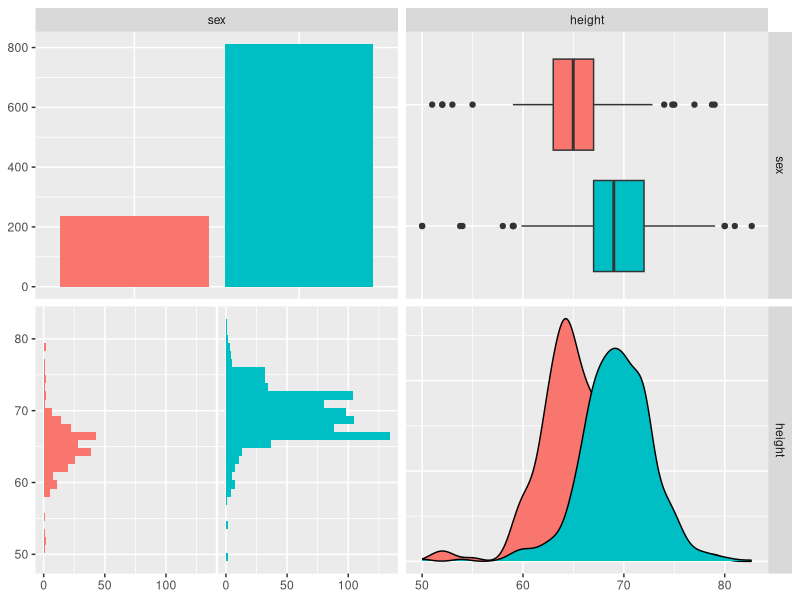
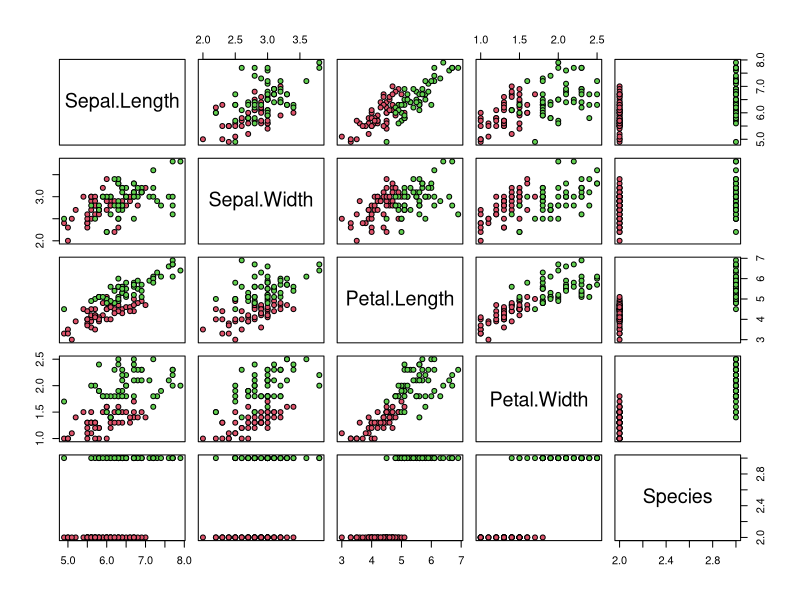

R code for these plots, in order:
## ---- chunk 1
knitr::opts_chunk$set(echo = TRUE)
###1. Importar as Extenções
library(e1071)
library(tidyverse)
library(caret)
library(dslabs)
library(ggrepel)
library(GGally)
## ---- chunk 2
# define the outcome and predictors
data(heights)
y <- heights$sex
x <- heights$height
head(y)
head(x)
#Divisão do Treino e do Teste
set.seed(2007)
test_index <- createDataPartition(y, times = 1, p = 0.5, list = FALSE)
test_set <- heights[test_index, ]
train_set <- heights[-test_index, ]
## ---- chunk 3

ggpairs(heights, columns = 1:2, ggplot2::aes(colour=sex))

## ---- chunk 4
heights %>% group_by(sex) %>% summarize(mean(height), sd(height)) ### Criar matriz para ver média de alturas e desvio padrão
###Escolha do Melhor Cutoff
#MEAN
cutoff <- seq(min(heights$height), max(heights$height)) 
accuracy <- map_dbl(cutoff, function(x){ 
            y_hat <- ifelse(train_set$height > x, "Male", "Female") %>% 
            factor(levels = levels(test_set$sex))
            mean(y_hat == train_set$sex) 
}) 
max(accuracy)
best_cutoff <- cutoff[which.max(accuracy)] 
best_cutoff

#  Algoritmo com o melhor Cutoff
y_hat <- ifelse(test_set$height > best_cutoff, "Male", "Female") %>% 
  factor(levels = levels(test_set$sex))
# Accuracy do Melhor Algoritmo
mean(y_hat == test_set$sex)
confusionMatrix(data = y_hat,reference = test_set$sex)

#F-MEAS
cutoff <- seq(min(heights$height), max(heights$height))
F_1 <- map_dbl(cutoff, function(x){
  y_hat <- ifelse(train_set$height > x, "Male", "Female") %>% 
    factor(levels = levels(test_set$sex))
  F_meas(data = y_hat, reference = factor(train_set$sex))
})
max(F_1)
best_cutoff <- cutoff[which.max(F_1)] 
' Ponto de Corte do Melhor Resultado:'
best_cutoff

# Criar o Algoritmo com o melhor Ponto de Corte
y_hat <- ifelse(test_set$height > best_cutoff, "Male", "Female") %>% 
  factor(levels = levels(test_set$sex))
## Accuracy do Melhor Algoritmo
mean(y_hat == test_set$sex)
confusionMatrix(data = y_hat,reference = test_set$sex)
## ---- chunk 5
library(dslabs)
library(dplyr)
library(lubridate)
data(reported_heights)
#install.packages("e1071")
library(e1071)
#install.packages("tidyverse")
library(tidyverse)
#install.packages("caret")
library(caret)
#install.packages("dslabs")
library(dslabs)
#install.packages("ggrepel")
library(ggrepel)
## ---- chunk 6
dat <- mutate(reported_heights, date_time = ymd_hms(time_stamp)) %>%
  filter(date_time >= make_date(2016, 01, 25) & date_time < make_date(2016, 02, 1)) %>%
  mutate(type = ifelse(day(date_time) == 25 & hour(date_time) == 8 & between(minute(date_time), 15, 30), "inclass","online")) %>%
  select(sex, type)

y <- factor(dat$sex, c("Female", "Male"))
x <- dat$type
## ---- chunk 7
dat %>% group_by(type) %>% summarize(prop_female = mean(sex == "Female"))
## ---- chunk 8
#  Algoritmo com o melhor Cutoff
y_hat <- ifelse(dat$type == 'online', "Male", "Female")# %>% 
 # factor(levels = levels(dat$sex))
y_hat <- factor(y_hat)

# Accuracy do Melhor Algoritmo
mean(y_hat == dat$sex)
## ---- chunk 9
data(iris)
iris <- iris[-which(iris$Species=='setosa'),]
y <- iris$Species

set.seed(2)    # if using R 3.6 or later, use set.seed(2, sample.kind="Rounding")
test_index <- createDataPartition(y,times=1,p=0.5,list=FALSE)
test <- iris[test_index,]
train <- iris[-test_index,]
## ---- chunk 10
"Sepal.Length"
cutoff <- seq(min(iris$Sepal.Length), max(iris$Sepal.Length),0.1) 
accuracy <- map_dbl(cutoff, function(x){ 
  y_hat <- ifelse(train$Sepal.Length > x, "virginica", "versicolor") %>% 
    factor(levels = levels(test$Species))
  mean(y_hat == train$Species) 
}) 
max(accuracy)
best_cutoff <- cutoff[which.max(accuracy)] 
best_cutoff

"Sepal.Width"
cutoff <- seq(min(iris$Sepal.Width), max(iris$Sepal.Width),0.1) 
accuracy <- map_dbl(cutoff, function(x){ 
  y_hat <- ifelse(train$Sepal.Width > x, "virginica", "versicolor") %>% 
    factor(levels = levels(test$Species))
  mean(y_hat == train$Species) 
}) 
max(accuracy)
best_cutoff <- cutoff[which.max(accuracy)] 
best_cutoff

"Petal.Length"
cutoff <- seq(min(iris$Petal.Length), max(iris$Petal.Length),0.1) 
accuracy <- map_dbl(cutoff, function(x){ 
  y_hat <- ifelse(train$Petal.Length > x, "virginica", "versicolor") %>% 
    factor(levels = levels(test$Species))
  mean(y_hat == train$Species) 
}) 
max(accuracy)
best_cutoff <- cutoff[which.max(accuracy)] 
best_cutoff

"Petal.Width"
cutoff <- seq(min(iris$Petal.Width), max(iris$Petal.Width),0.1) 
accuracy <- map_dbl(cutoff, function(x){ 
  y_hat <- ifelse(train$Petal.Width > x, "virginica", "versicolor") %>% 
    factor(levels = levels(test$Species))
  mean(y_hat == train$Species) 
}) 
max(accuracy)
best_cutoff <- cutoff[which.max(accuracy)] 
best_cutoff

## ---- chunk 11
"Petal.Length"
cutoff <- seq(min(iris$Petal.Length), max(iris$Petal.Length),0.1) 
accuracy <- map_dbl(cutoff, function(x){ 
  y_hat <- ifelse(train$Petal.Length > x, "virginica", "versicolor") %>% 
    factor(levels = levels(test$Species))
  mean(y_hat == train$Species) 
}) 

max(accuracy)
best_cutoff <- cutoff[which.max(accuracy)] 
best_cutoff

#  Algoritmo com o melhor Cutoff
y_hat <- ifelse(test$Petal.Length > best_cutoff, "virginica", "versicolor") %>% 
  factor(levels = levels(test$Species))
#y_hat <- factor(y_hat)

# Accuracy do Melhor Algoritmo
mean(y_hat == test$Species)

confusionMatrix(data = y_hat,reference = test$Species)

## ---- chunk 12
plot(iris,pch=21,bg=iris$Species)
k=data.frame(iris$Sepal.Length,iris$Sepal.Width,iris$Petal.Length,iris$Petal.Width)
cor(k)


"Petal.Length"
cutoff <- seq(min(iris$Petal.Length), max(iris$Petal.Length),0.1) 
accuracy <- map_dbl(cutoff, function(x){ 
  y_hat <- ifelse(train$Petal.Length > x, "virginica", "versicolor") %>% 
    factor(levels = levels(test$Species))
  mean(y_hat == train$Species) 
}) 

max(accuracy)
best_cutoff <- cutoff[which.max(accuracy)] 
best_cutoff

"Petal.Width"
cutoff <- seq(min(iris$Petal.Width), max(iris$Petal.Width),0.1) 
accuracy <- map_dbl(cutoff, function(x){ 
  y_hat <- ifelse(train$Petal.Width > x, "virginica", "versicolor") %>% 
    factor(levels = levels(test$Species))
  mean(y_hat == train$Species) 
}) 

max(accuracy)
best_cutoff2 <- cutoff[which.max(accuracy)] 
best_cutoff2



#  Algoritmo com o melhor Cutoff
y_hat <- ifelse(test$Petal.Length > best_cutoff | test$Petal.Width > best_cutoff2, "virginica", "versicolor") %>% 
  factor(levels = levels(test$Species))
#y_hat <- factor(y_hat)

# Accuracy do Melhor Algoritmo
"Accuracy"
mean(y_hat == test$Species)

confusionMatrix(data = y_hat,reference = test$Species)
